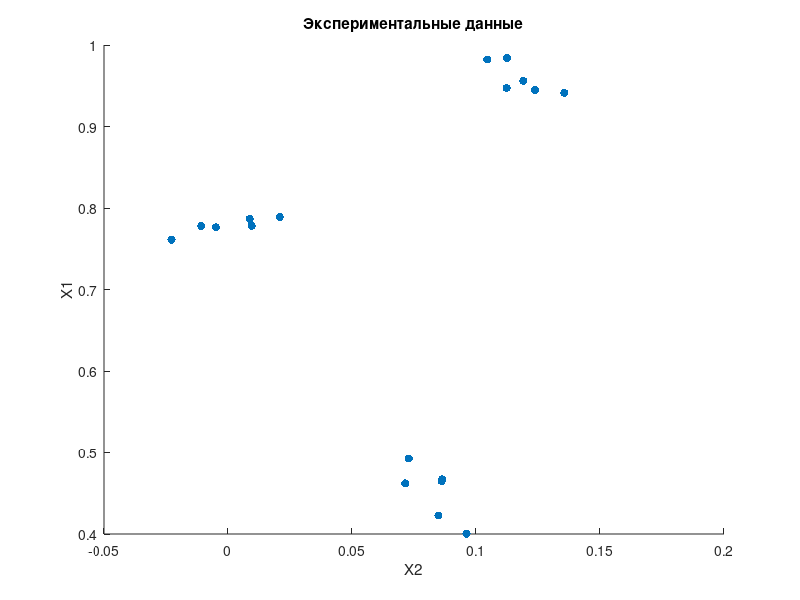
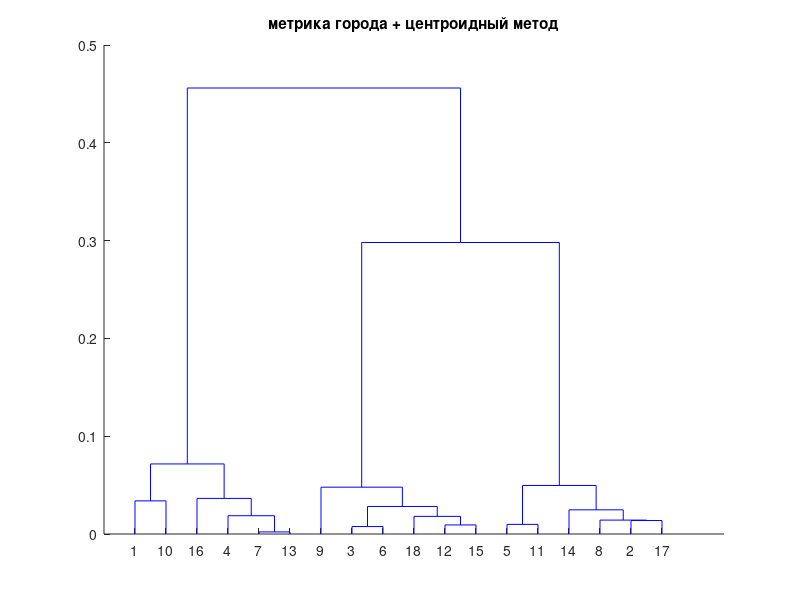
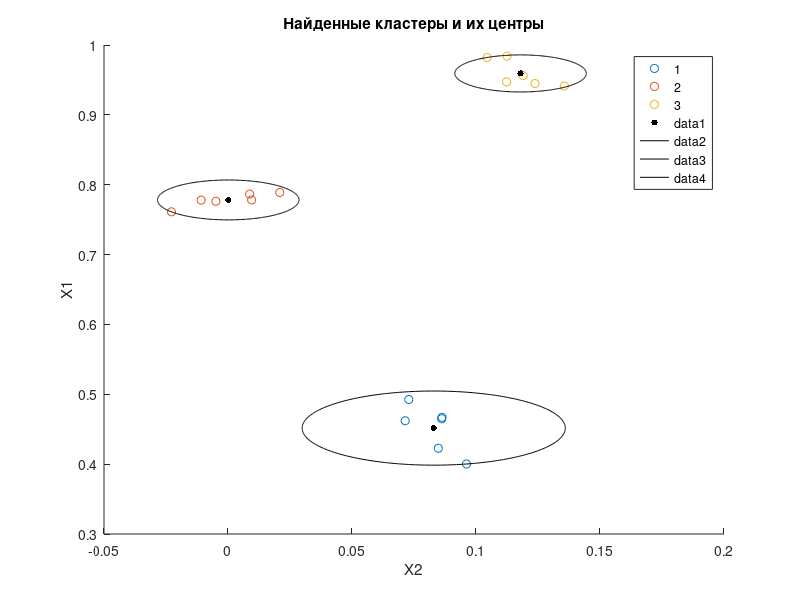

Write the MATLAB code that produced these figures, in order.
clc
close all
clear all

% Евклидово расстояние, метрика города, расстояние Минковского
% метод ближнего соседа, центроидный метод, метод медианной связи

file = fopen('data6.txt');
X = fscanf(file, '%f', [2 inf])';
fclose(file);
% X1 = X; % прикол-тест больше лучше точек посмотреть как разбивает на кластеры, штук 10 поставить ниже
% X1(:,1) = X(:,1)*10*rand;
% X1(:,2) = X(:,2)*rand;
% X = [X; X1];
x = X(:,1);
y = X(:,2);
N = size(X);
K = N(2);
N = N(1);

figure;
scatter(x, y, 35, 'filled');
title('Экспериментальные данные');
xlabel('X2');
ylabel('X1');

% расстояния между объектами
% pdist по матрице из первого аргумента рассчитывает по метрике из второго
% аргумента расстояния каждого с каждым. Например, в матрице 4 строки и 2
% столбца, первый столбец это иксы, второй игреки. pdist возвращает вектор.
% Тогда первым элементом будет расстояние между (x1;y1) и (x2;y2), вторым -
% между (x1;y1) и (x3;y3), третьим - между (x1;y1) и (x4;y4), четвёртым -
% между (x2;y2) и (x3;y3) и так далее по порядку, пока не будет найдено
% расстояние между всеми объектами
d_evkl = pdist(X, 'euclidean');
d_town = pdist(X, 'cityblock');
% xex = squareform(d_town, 'tomatrix') % в виде матрицы, так наглядно понятно кто с кем по какому расстоянию, i-ый с j-ым
d_mahal = pdist(X, 'minkowski', 4); % 4 для Минковского только особенность такая

% create hierarchical cluster tree
% linkage возвращает матрицу из трёх столбцов. В первом и втором столбцах
% находятся номера листьев дерева (см. дендрограмму). 18 исходных и их
% объединения (например, объединение 7 и 13 это новый лист с другим
% номером, объединение этого объединения с 4 - ещё один лист, и так вверх.
% В третьем столбце находится расстояние между этими листьями, вычисленное по соответствующей метрике
link_evkl_sing = linkage(d_evkl, 'single');
link_evkl_centr = linkage(d_evkl, 'centroid');
link_evkl_media = linkage(d_evkl, 'median');
link_town_sing = linkage(d_town, 'single');
link_town_centr = linkage(d_town,'centroid');
link_town_media = linkage(d_town, 'median');
link_mink_sing = linkage(d_mahal, 'single');
link_mink_centr = linkage(d_mahal, 'centroid');
link_mink_media = linkage(d_mahal, 'median');

% анализ качества кластеризации (cophenetic correlation coefficien)
coph_corr_coeff = zeros(3);
coph_corr_coeff(1,1) = cophenet(link_evkl_sing, d_evkl);
coph_corr_coeff(2,1) = cophenet(link_evkl_centr, d_evkl);
coph_corr_coeff(3,1) = cophenet(link_evkl_media, d_evkl);

coph_corr_coeff(1,2) = cophenet(link_town_sing, d_town);
coph_corr_coeff(2,2) = cophenet(link_town_centr, d_town); 
coph_corr_coeff(3,2) = cophenet(link_town_media, d_town);

coph_corr_coeff(1,3) = cophenet(link_mink_sing, d_mahal);
coph_corr_coeff(2,3) = cophenet(link_mink_centr, d_mahal); 
coph_corr_coeff(3,3) = cophenet(link_mink_media, d_mahal);

coph_corr_coeff

% находим самый эффективный и самый неэффективный способ
disp('Самый эффективный: метрика города + центроидный метод'); % просто посмотрел, к чему относится max, и записал
max_effective = max(max(coph_corr_coeff))
disp('Самый неэффективный: расстояние Минковского + метод ближнего соседа');
min_effective = min(min(coph_corr_coeff))

figure;
dendrogram(link_town_centr);
title('метрика города + центроидный метод');
% figure; % худшее, показывать не просят, но просто интересно жеж
% dendrogram(link_evkl_sing);
% title('расстояние Минковского + метод ближнего соседа');

% фиксированное число кластеров, на которое хочется разбить объекты
N_clust = 3; % на глаз кажется, что 3 подходит 

% первый элемент clust обозначает номер кластера, к которому относится
% первый объект, второй элемент обозначает номер кластера, к которому
% относится второй объект, и так далее
clust = cluster(link_mink_media, 'maxclust', N_clust); % construct clusters from linkages

figure;
gscatter(x, y, clust); % scatter plot by group, отображает сами объекты кластеров разноцветом
hold on;

% центры кластеров
clust_centr = zeros(N_clust, K); % матрица x и y координат центров
% расстояния между центрами кластеров
rast_betw_clust = zeros(N_clust, N_clust);
% радиусы кластеров
clust_rad = zeros(N_clust, 1);
% дисперсии кластеров
clust_disp = zeros(N_clust, 1);

disp('Расстояния от элементов кластера до центра');
for k = 1:N_clust
    disp(['№', num2str(k)]);
    % находим все объекты кластера
    obj = find(clust == k); % какие по счёту из clust относятся к текущему кластеру
    N_obj = length(obj); % их количество
    singl_clust = zeros(N_obj, K); % координаты всех объектов конкретного кластера (на итерации, 
    % после вычисления очередного кластера предыдущее значение теряется за ненадобностью), матрица x и y
    
    % находим центр и элементы кластера
    for i = 1:N_obj
        singl_clust(i,:) = X(obj(i),:);
        clust_centr(k,:) = clust_centr(k,:) + singl_clust(i,:);
    end;
    clust_centr(k,:) = clust_centr(k,:)/N_obj; 
    
    % расстояния (геометрические) до центра от всех элементов кластера
    clust_rast_centr = zeros(N_obj, 1);
    for i = 1:N_obj
        for l = 1:K
            clust_rast_centr(i) = clust_rast_centr(i) + (singl_clust(i,l) - clust_centr(k,l))^2;
        end;
        % тут мне сказали, что надо бы использовать функцию pdist.
        % Например, сделать временную матрицу, в которую добавить
        % clust_centr(номер_кластера, :) и singl_clust целиком, 
        % потом это всё передать первым аргументом в pdist, вторым поставить 'euclidean;, 
        % таким образом рассчитать расстояния между центром и всеми
        % элементами
        
        % дисперсия кластера
        clust_disp(k) = clust_disp(k) + clust_rast_centr(i);
        clust_rast_centr(i) = sqrt(clust_rast_centr(i));
    end;
    clust_disp(k) = clust_disp(k)/N_obj;
    clust_rast_centr
    % радиус кластера 
    clust_rad(k) = max(clust_rast_centr);
end;

% геометрическое расстояние между центрами
for i = 1:N_clust
    for j = i+1:N_clust
        for l = 1:K
            rast_betw_clust(i,j) = rast_betw_clust(i,j) + (clust_centr(i,l) - clust_centr(j,l))^2;
            % тут, наверное, тоже pdist лучше, но и так окэй
        end;
        rast_betw_clust(i,j) = sqrt(rast_betw_clust(i,j));
    end;
end;
disp('Расстояния между центрами кластеров');
rast_betw_clust
disp('Дисперсии кластеров');
clust_disp
disp('Радиусы кластеров');
clust_rad

% отображаем центры
scatter(clust_centr(:,1), clust_centr(:,2), 20, 'k', 'filled');
t = 0:pi/180:2*pi;
for i = 1:N_clust
    x = clust_rad(i)*cos(t) + clust_centr(i,1);
    y = clust_rad(i)*sin(t) + clust_centr(i,2);
    plot(x, y, 'k'); % рисует овальные границы
end;
title('Найденные кластеры и их центры');
xlabel('X2');
ylabel('X1');
